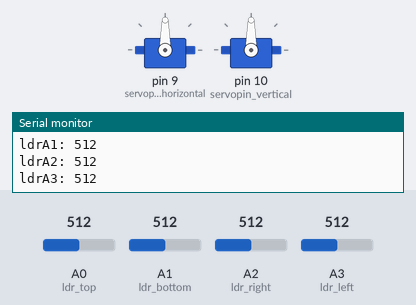
The sketch below on a simulated Arduino Uno, built with avr-gcc and run on an emulated ATmega328P. On the bench: 2 × servo, the last lines printed to the serial monitor. The inputs (shaded band) are chosen by the test bench; at power-on: A0 (ldr_top) = 512, A1 (ldr_bottom) = 512, A2 (ldr_right) = 512, A3 (ldr_left) = 512.

Above: at 1.2 s.
1.3 s: A0 (ldr_top) set to 716
At 2.5 s:
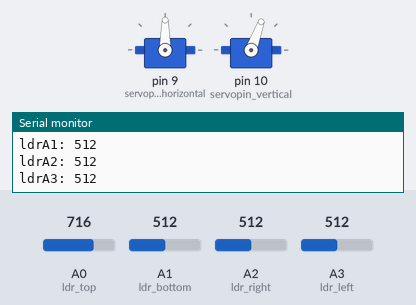
2.8 s: A1 (ldr_bottom) set to 992
At 3.5 s:
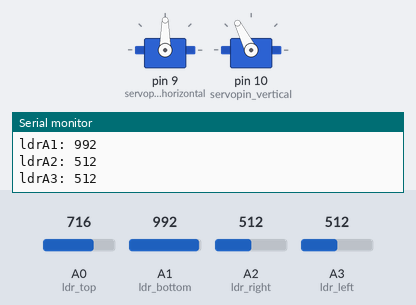
4.3 s: A0 (ldr_top) set to 306
At 5.5 s:
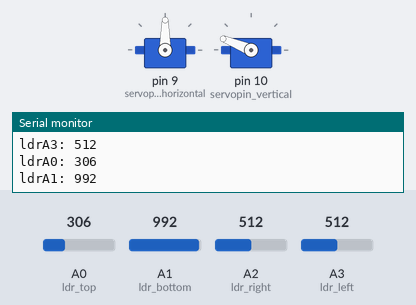
5.8 s: A2 (ldr_right) set to 777
7.3 s: A2 (ldr_right) set to 786
At 8.1 s:
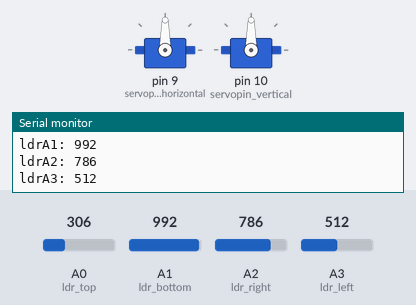
10.3 s: A3 (ldr_left) set to 992
At 10.9 s:
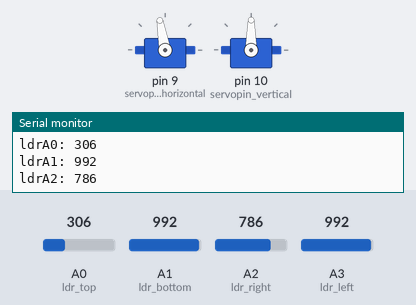
Timing chart, 0 to 12.8 s (numbered marks = the images above; inputs shaded):
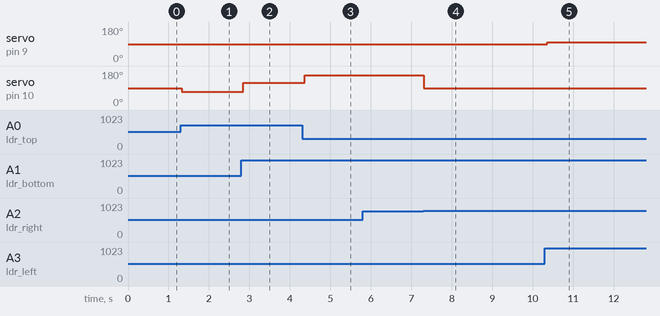

Measured:
- the behaviour switches between 785 and 786 on A2 (ldr_right) (found by bisection; images 3 and 4)
- after the input at 1.3 s, servo on pin 10 (servopin_vertical): 90° → 70° at once
- after the input at 2.8 s, servo on pin 10 (servopin_vertical): 70° → 117° after 0.05 s
- after the input at 4.3 s, servo on pin 10 (servopin_vertical): 117° → 158° after 0.07 s
- after the input at 7.3 s, servo on pin 10 (servopin_vertical): 158° → 90° at once
- after the input at 10.3 s, servo on pin 9 (servopin_horizontal): 90° → 100° after 0.06 s

The sketch:

last_Version.ino
```cpp
#include <Servo.h> //Including the servo library

Servo horizontal_servo; //Defining the horizontal servo motor
Servo vertical_servo; //Defining the vertical servo motor


int ldr_top = A0; //Correspondent anaolg pin number of LDR1
int ldr_bottom = A1; //Correspondent anaolg pin number of LDR2
int ldr_right = A2; //Correspondent anaolg pin number of LDR3
int ldr_left = A3; //Correspondent anaolg pin number of LDR4

int servopin_horizontal = 9; //Correspondent pin number of horizontal servo
int servopin_vertical = 10; //Correspondent pin number of vertical servo

int sensitivity = 9;

void setup() {
   Serial.begin(9600);

   horizontal_servo.attach(servopin_horizontal); //Attaching the horizontal servo to a pin
   vertical_servo.attach(servopin_vertical); //Attaching the vertical servo to a pin

   horizontal_servo.write(90); //Setting the initial speed to 0
   vertical_servo.write(90); //Setting the initial speed to 0
  }

void loop() {

  int ldrA0 = analogRead(ldr_top); //Read the value from LDR connected to pin A0
  int ldrA1 = analogRead(ldr_bottom); //Read the value from LDR connected to pin A1
  int ldrA2 = analogRead(ldr_right); //Read the value from LDR connected to pin A2
  int ldrA3 = analogRead(ldr_left); //Read the value from LDR connected to pin A3

  //Measuring the ambient light intensity of the environment using serial monitor
  Serial.print("ldrA0: ");
  Serial.println(ldrA0);
  Serial.print("ldrA1: ");
  Serial.println(ldrA1);
  Serial.print("ldrA2: ");
  Serial.println(ldrA2);
  Serial.print("ldrA3: ");
  Serial.println(ldrA3);

  //Declaring averages
  int avg_horizontal = (ldrA3 + ldrA2)/2;
  int avg_vertical = (ldrA0 + ldrA1)/2;
  int avg = (avg_horizontal + avg_vertical)/2;

  //Declaring differences
  int diff1_horizontal = abs(avg_horizontal - ldrA3);
  int diff2_horizontal = abs(avg_horizontal - ldrA2);

  int diff1_vertical = abs(avg_vertical - ldrA0);
  int diff2_vertical = abs(avg_vertical - ldrA1);

  //Declaring the speeds
  int horizontal_speed = abs(ldrA3-ldrA2)/20;
  int vertical_speed = abs(ldrA0-ldrA1)/10;


  //Controlling horizontal movement by making sure the servo
  //rotates to left when the LDR on the left is exposed to a light
  //with higher intensity than the horizontal average light intensity
  //of left and right LDRs and the difference between
  //the left and right LDRs is greater than the sensitivity
  //and the horizontal average is higher than the average of all LDRs

  if((diff1_horizontal > sensitivity) && (avg_horizontal< ldrA3) && (avg_horizontal>avg)){
    horizontal_servo.write(90 + horizontal_speed); //Set rotation to counter-clockwise

  }

  //Controlling horizontal movement by making sure the servo
  //rotates to right when the LDR on the right is exposed to a light
  //with higher intensity than the horizontal average light intensity
  //of left and right LDRs and the difference between
  //the right and left LDRs is greater than the error
  //and the horizontal average is higher than the average of all LDRs

  else if((diff2_horizontal > sensitivity) && (avg_horizontal<ldrA2) && (avg_horizontal>avg)){
    horizontal_servo.write(90 - horizontal_speed); //Set rotation to clockwise
  }
  else{
    horizontal_servo.write(90); ////Otherwise, there is no horizontal movement
  }

  //Controlling vertical movement by making sure the servo
  //rotates upwards when the LDR on the top is exposed to a light
  //with higher intensity than the vertical average light intensity
  //of top and bottom LDRs and the difference between
  //the top and bottom LDRs is greater than the error
  //and the vertical average is higher than the average of all LDRs

  if((diff1_vertical >  sensitivity) && (avg_vertical< ldrA0) && (avg_vertical>avg)){
    vertical_servo.write(90 - vertical_speed); //Set rotation to clockwise

  }

  //Controlling vertical movement by making sure the servo
  //rotates downwards when the LDR on the bottom is exposed to a light
  //with higher intensity than the vertical average light intensity
  //of bottom and top LDRs and the difference between
  //the bottom and top LDRs is greater than the error
  //and the vertical average is higher than the average of all LDRs

  else if((diff2_vertical > sensitivity) && (avg_vertical<ldrA1) && (avg_vertical>avg)){
    vertical_servo.write(90 + vertical_speed); //Set rotation to counter-clockwise

  }

  //Otherwise, there is no vertical movement

  else{
    vertical_servo.write(90);  //Otherwise, there is no vertical movement

   }

   //This algorithm also allows the solar tracker to keep
   //no-movement condition when there system is exposed to an
   //additional light source at 90 degrees.

  delay(100);
  }
```
